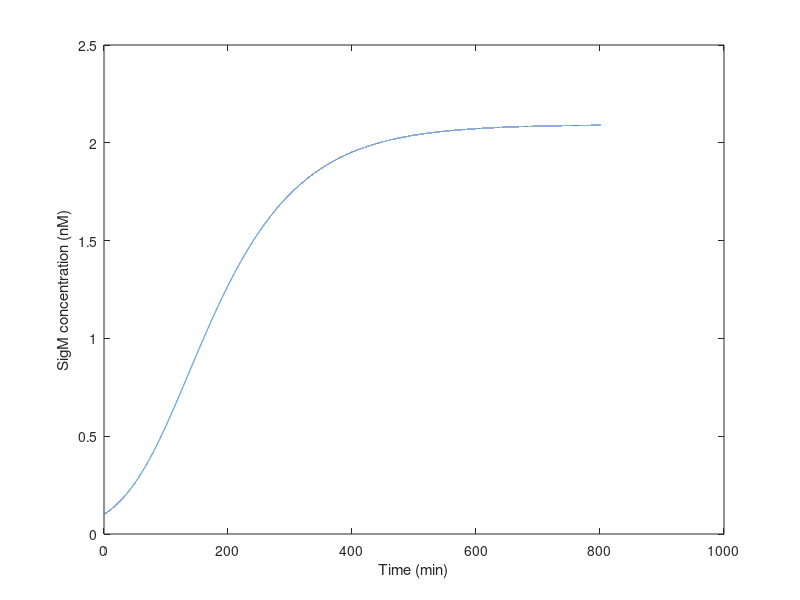
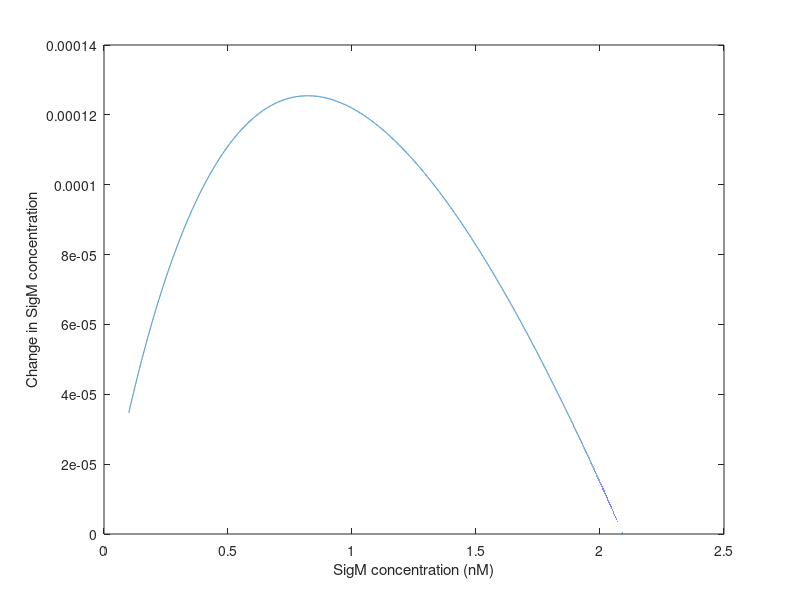
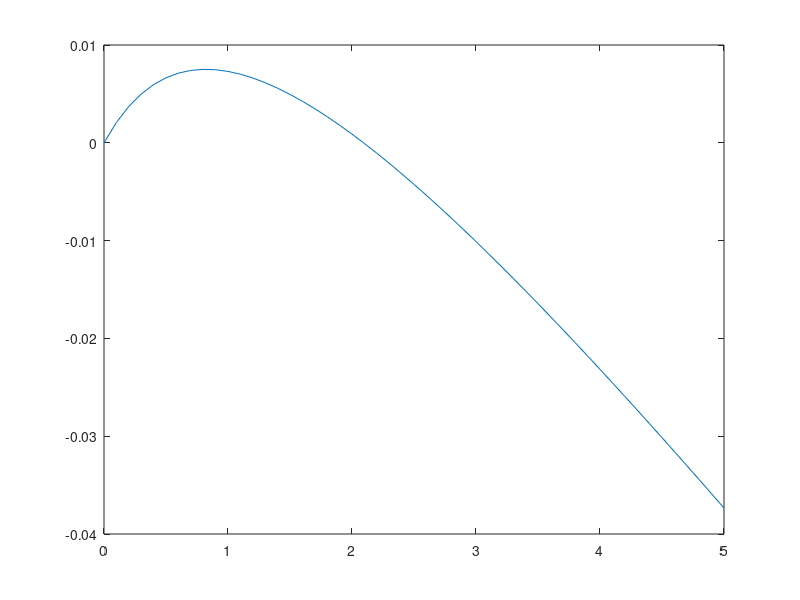
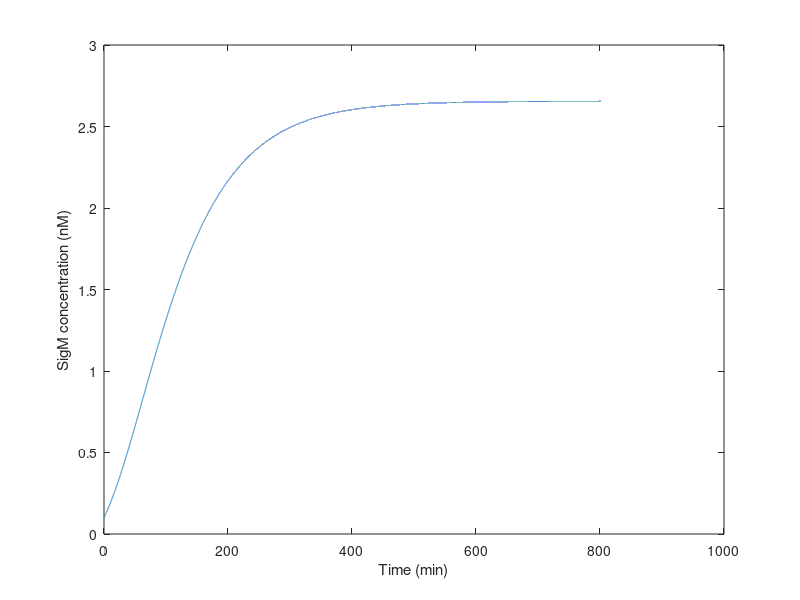

Here is the MATLAB script that generated these plots, in order: (Note: this script raises an error after producing the figures.)
%sigMRegulation.m
%
%Zarina Akbary, 6/4/2020
%
%Purpose: To simulate a dynamic system that exhibits sigM regulation

%empty m-file
clear, close all

%We're solving for (k1*s/k2+s)-(k3*s)
%
%Step 1. Define input parameters
k1=0.06; %upregulation of transcription, 1/min
k2=1.5; %basal transcription rate, nM/min
k3=0.0167; %degradation rate, 1/min

%Step 2. Set initial conditions.
s1=0.1; %initial sigM concentration, nM

%Step 3. Set time increment, time steps, and time vector
dt=0.0167; %time increment (1 second in minutes)
N=60*800; %time increments in 20 minutes
time=[0:N-1]*dt;

%Step 4. Pre-allocate vectors
s=zeros(1, N);
dS=zeros(1,N);
s(1)=s1;

%Step 5. Integrate
%f=((k1*s)/(k2+s))-(k3*s)
%dS=f*dt 
for i=1:N-1
    f=((k1*s(i))/(k2+s(i)))-(k3*s(i));
    dS(i)=f*dt;
    s(i+1)=s(i)+dS(i);
end


%Step 6. Plot
figure
plot(time, s)
xlabel('Time (min)')
ylabel('SigM concentration (nM)')

figure 
plot(s, dS)
xlabel('SigM concentration (nM)')
ylabel('Change in SigM concentration')


%%%%%%%%
%Let's confirm that we get no feedback if s1=0
%Set s(1)=1
s=zeros(1, N);
dS=zeros(1,N);

%Integrate as before
%f=((k1*s)/(k3+s))-(k3*s)
%dS=f*dt 
for i=1:N-1
    f=((k1*s(i))/(k2+s(i)))-(k3*s(i));
    dS(i)=f*dt;
    s(i+1)=s(i)+dS(i);
end

%{
%Plot as before
figure
plot(time, s)
xlabel('Time (min)')
ylabel('SigM concentration (nM) (S1=0)')

figure 
plot(s, dS)
xlabel('SigM concentration (nM)')
ylabel('Change in SigM concentration (S1=0)')
%%%%%%%
%}

%%%%%%%
%Now, let's plot the RHS as a function of S
%Set s(1)=1
s=[0:0.1:5];

%Calculate the RHS (right-hand side)
RHS=k1*s./(k2+s)-k3*s;

%Plot
figure,plot(s,RHS)
%%%%%%%

%%%%%%%
%Time to add an alpha term
%We're solving for a+(k1*s/k2+s)-(k3*s)
%
%Step 1. Define input parameters
k1=0.06; %upregulation of transcription, 1/min
k2=1.5; 
k3=0.0167; %degradation rate, 1/min
a=k1/10; %basal transcription rate, nM/min, sigA

%Step 2. Set initial conditions.
s1=0.1; %initial sigM concentration, nM

%Step 3. Set time increment, time steps, and time vector
dt=0.0167; %time increment (1 second in minutes)
N=60*800; %time increments in 20 minutes
time=[0:N-1]*dt;

%Step 4. Pre-allocate vectors
s=zeros(1, N);
dS=zeros(1,N);
s(1)=s1;

%Step 5. Integrate
%f=((k1*s)/(k3+s))-(k3*s)
%dS=f*dt 
for i=1:N-1
    f=a+((k1*s(i))/(k2+s(i)))-(k3*s(i));
    dS(i)=f*dt;
    s(i+1)=s(i)+dS(i);
end


%Step 6. Plot
figure
plot(time, s)
xlabel('Time (min)')
ylabel('SigM concentration (nM)')

figure 
plot(s, dS)
xlabel('SigM concentration (nM)')
ylabel('Change in SigM concentration')
%%%%%%%

%%%%%%%
%Let's see what happens if we add a hill co-efficient (which indicates
%cooperative binding)

%We're solving for a+(k1*s^n/k2+s^n)-(k3*s)
%
%Step 1. Define input parameters
k1=0.06; %upregulation of transcription, 1/min
k2=1.5; 
k3=0.0167; %degradation rate, 1/min
a=k1/10; %basal transcription rate, nM/min, sigA

%Step 2. Set initial conditions.
s1=0.1; %initial sigM concentration, nM

%Step 3. Set time increment, time steps, and time vector
dt=0.0167; %time increment (1 second in minutes)
N=60*3000; %time increments in 20 minutes
time=[0:N-1]*dt;

%Step 4. Pre-allocate vectors
n=zeros(1,5);
s=zeros(1, N);
dS=zeros(1,N);

%Step 5. Integrate
%f=((k1*s^n)/(k2+s^n))-(k3*s)
%dS=f*dt
for j=1:5
    n(j)=j;
    s(j,1)=s1;
for i=1:N-1
    f=a+((k1*s(j,i)^n(j))/(k2+s(j,i)^n(j)))-(k3*s(j,i));
    dS(j,i)=f*dt;
    s(j,i+1)=s(j,i)+dS(j,i);
end
end

%Step 6. Plot
figure, hold on
for j=1:5
plot(time, s(j, :))
end
xlabel('Time (min)')
ylabel('SigM concentration (nM)')

%{
figure,hold on
for j=1:5
plot(s, dS(j,:))
end
xlabel('SigM concentration (nM)')
ylabel('Change in SigM concentration')


%Now, let's plot the RHS as a function of n
n=[1:1:5];

%Calculate the RHS (right-hand side)
RHS=k1*s^n./(k2+s^n)-k3*s;

%Plot
figure,plot(n,RHS)
%}
%%%%%%%%%%%%

%%%%%%%
%Now, let's try modeling sigM binding and unbinding

%We're solving for sa=(k1*s*a)-(k2*sa)
%
%Step 1. Define input parameters
k1=0.024; %binding constant
k2=0.06; %unbinding constant

%Step 2. Set initial conditions.
sa1=0.01; %sigma factor-anti sigma factor complex
s1=0.05; %sigma factor concentration
a1=0.05; %anti-sigma factor concentration

%Step 3. Set time increment, time steps, and time vector
dt=0.0167; %time increment (1 second in minutes)
N=60*300; %time increments in 20 minutes
time=[0:N-1]*dt;

%Step 4. Pre-allocate vectors
sa=zeros(1, N);
s=zeros(1, N);
a=zeros(1, N);
dSA=zeros(1,N);
dS=zeros(1,N);
dA=zeros(1,N);
sa(1)=sa1;
s(1)=s1;
a(1)=a1;

%Step 5. Integrate
%f=(k1*s*a)-(k2*sa)
%dSA=f*dt
k3=0.06; %upregulation of transcription, 1/min
k4=1.5; 
k5=0.01;
k6=0.03;

for i=1:N-1
    f=(k1*s(i)*a(i))-(k2*sa(i));
    f2=(-k1*s(i)*a(i))+(k2*sa(i))+(k3*s/k4+s)-(k5*s);
    f3=(-k1*s(i)*a(i))+(k2*sa(i))+(k3*s/k4+s)-(k6*a);
    dSA(i)=f*dt;
    dS(i)=f2*dt;
    dA(i)=f3*dt;
    sa(i+1)=sa(i)+dSA(i);
    s(i+1)=s(i)+dS(i);
    a(i+1)=a(i)+dA(i);
end

%Step 6. Plot
figure
plot(time, sa)
xlabel('Time (min)')
ylabel('SigM Complex concentration (nM)')

figure 
plot(sa, dSA)
xlabel('SigM Complex concentration (nM)')
ylabel('Change in SigM Complex concentration')
%%%%%%%%%%%%

%%%%%%%

%Now, let's adding this new model to the previous one

%We're solving for b+(k1*s/k2+s)-(k3*s)-(k4*a)-(k5*s*a)+(k6*sa)
%
%Step 1. Define input parameters
k1=0.06; %upregulation of transcription, 1/min
k2=1.5; 
k3=0.05; %degradation rate, 1/min
k4=0.01; %degradation rate, 1/min
k5=0.024; %binding constant
k6=0.06; %unbinding constant
b=k1/10; %basal transcription rate, nM/min, sigA

%Step 2. Set initial conditions.
s1=0.01; %initial sigM concentration, nM
a1=0.01
%Step 3. Set time increment, time steps, and time vector
dt=0.0167; %time increment (1 second in minutes)
N=60*3000; %time increments in 20 minutes
time=[0:N-1]*dt;

%Step 4. Pre-allocate vectors
n=zeros(1,5);
s=zeros(1, N);
dS=zeros(1,N);

%Step 5. Integrate
%f=((k1*s^n)/(k2+s^n))-(k3*s)
%dS=f*dt
for j=1:5
    n(j)=j;
    s(j,1)=s1;
for i=1:N-1
    f=a+((k1*s(j,i)^n(j))/(k2+s(j,i)^n(j)))-(k3*s(j,i));
    dS(j,i)=f*dt;
    s(j,i+1)=s(j,i)+dS(j,i);
end
end

%Step 6. Plot
figure, hold on
for j=1:5
plot(time, s(j, :))
end
xlabel('Time (min)')
ylabel('SigM concentration (nM)')

%{
figure,hold on
for j=1:5
plot(s, dS(j,:))
end
xlabel('SigM concentration (nM)')
ylabel('Change in SigM concentration')
%}

%Now, let's plot the RHS as a function of n
n=[1:1:5];

%Calculate the RHS (right-hand side)
RHS=k1*s^n./(k2+s^n)-k3*s;

%Plot
figure,plot(n,RHS)
%%%%%%%%%%%%
%}